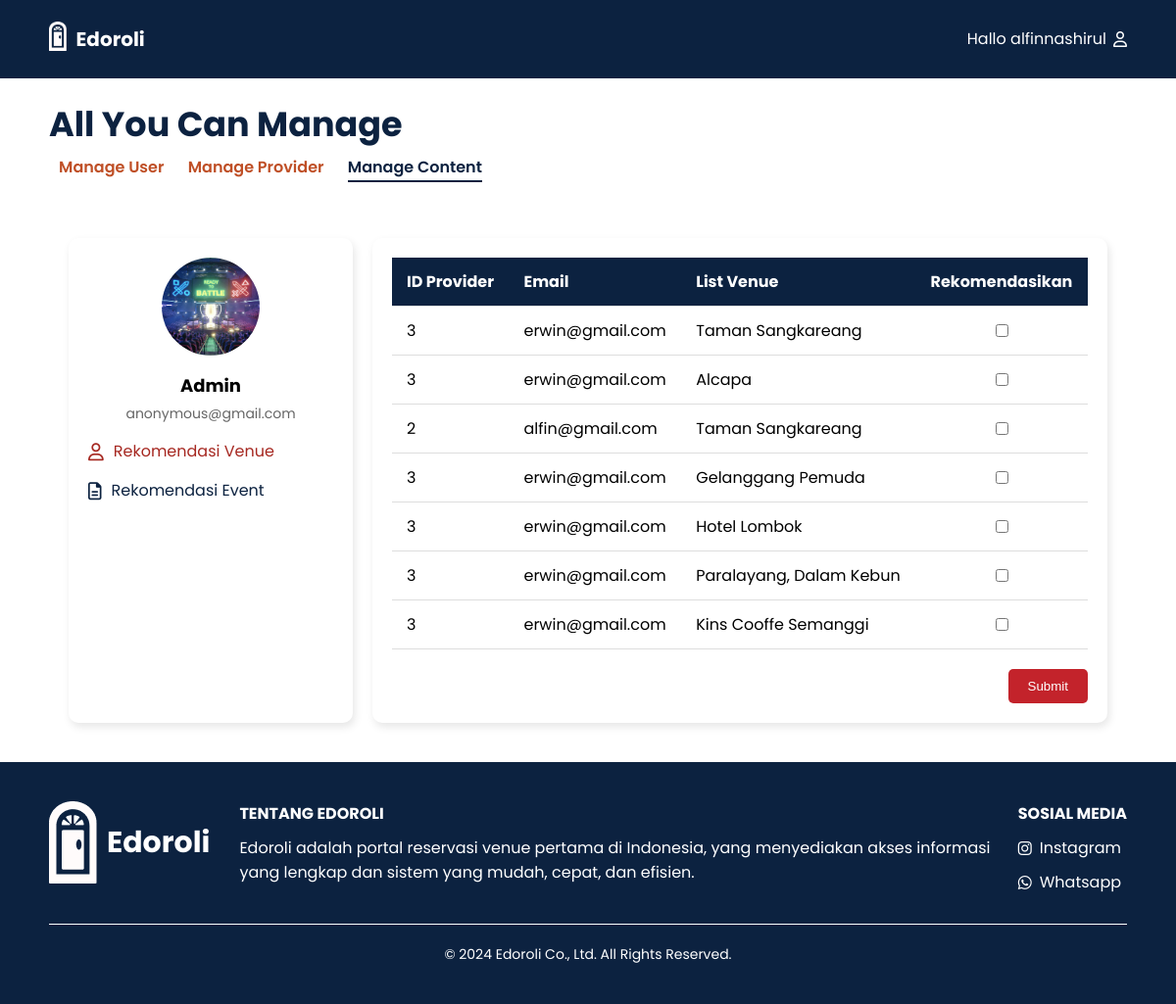
The page /Edorolli/Admin/content_venue.php (signed in) on the database its author committed.
### tables this page shows
CREATE TABLE `venue` (
  `id_venue` int(10) NOT NULL,
  `nama_venue` varchar(30) DEFAULT NULL,
  `deskripsi_fasilitas` text DEFAULT NULL,
  `alamat` varchar(255) DEFAULT NULL,
  `penanggung_jawab` varchar(30) DEFAULT NULL,
  `kapasitas` int(30) DEFAULT NULL,
  `harga` int(255) DEFAULT NULL,
  `kota` varchar(255) DEFAULT NULL,
  `gambar` text NOT NULL,
  `jenis_instansi` enum('Pemerintah','Swasta') DEFAULT NULL,
  `id_provider` int(10) DEFAULT NULL,
  `main_venue` tinyint(1) DEFAULT 0
);

CREATE TABLE `provider` (
  `id_provider` int(10) NOT NULL,
  `gmail` varchar(30) DEFAULT NULL,
  `username` varchar(30) DEFAULT NULL,
  `lembaga` varchar(200) NOT NULL,
  `password` varchar(255) DEFAULT NULL,
  `nomorhp` bigint(18) DEFAULT NULL,
  `alamat` varchar(255) DEFAULT NULL
);

### Edorolli/Admin/content_venue.php (the view, shortened to what this page needs)
    <?php
    $conn = connectDatabase();
    $sql = "SELECT provider.id_provider, provider.gmail, venue.nama_venue
            FROM venue
            INNER JOIN provider ON venue.id_provider = provider.id_provider";
    $result = $conn->query($sql);
    ?>
    <!DOCTYPE html>
    <html lang="en">
    <head>
    <link rel="stylesheet" href="https://cdnjs.cloudflare.com/ajax/libs/font-awesome/6.0.0-beta3/css/all.min.css" />
    <link rel="stylesheet" href="../css/manage_content.css" />
    <link rel="stylesheet" href="../css/footer.css" />
    </head>
    <body>
    <header>
    <div class="wrapper">
        <div class="logo-nama">
            <div class="logo"><img src="../image/logo.png" alt="Logo"></div>
            <div class="nama_website"><a href="#">Edoroli</a></div>
        </div>
        <div class="menu"><a href="user_manage.php?page=1">Hallo <?php echo $_SESSION['username']; ?><i class="far fa-user"></i></a></div>
    </div>
</header>
<nav class="main-title">
<h1>All You Can Manage</h1>
    <div class="nav-links">
        <a href="user_manage.php?page=1" class="nav-item" id="user">Manage User</a>
        <a href="prov_manage.php?page=1" class="nav-item" id="provider">Manage Provider</a>
        <a href="content_venue.php" class="nav-item active" id="content">Manage Content</a>
    </div>
</nav>
    <main>
    <div class="container">
        <div class="sidebar">
        <div class="profile-info">
            <img src="../image/MLBB.jpg" alt="Profile Picture" />
            <h3>Admin</h3>
            <p>anonymous@gmail.com</p>
        </div>
        <nav>
            <ul>
            <li class="active"><a href="content_venue.php"><i class="far fa-user"></i> Rekomendasi Venue</a></li>
            <li><a href="content_event.php"><i class="far fa-file-alt"></i> Rekomendasi Event</a></li>
            </ul>
        </nav>
        </div>
        <div class="content">
        <table>
            <thead>
            <tr>
                <th>ID Provider</th>
                <th>Email</th>
                <th>List Venue</th>
                <th>Rekomendasikan</th>
            </tr>
            </thead>
            <tbody>
            <?php
            if ($result->num_rows > 0) {
                while($row = $result->fetch_assoc()) {
                echo "<tr>";
                echo "<td>{$row['id_provider']}</td>";
                echo "<td>{$row['gmail']}</td>";
                echo "<td>{$row['nama_venue']}</td>";
                echo "<td><input type='checkbox' /></td>";
                echo "</tr>";
                }
            } else {
                echo "<tr><td colspan='4'>No events found</td></tr>";
            }
            ?>
            </tbody>
        </table>
        <div class="button-group">
                    <button type="submit" id="editBtn" class="edit-btn">Submit</button>
        </div>
        </div>
    </div>
    </main>
    <?php require_once '../php/footer.php'; ?>
    </body>
    </html>

### Edorolli/css/manage_content.css (style rules this page uses)
* { text-decoration: none; margin: 0px; padding: 0px; }
body { font-family: "Poppins", sans-serif; margin: 0; padding: 0; background-color: white; }
.wrapper { width: 1100px; margin: auto; align-items: center; }
.nama_website a { font-size: 20px; font-weight: bold; float: left; font-family: "Poppins"; color: #fff; }
.logo img { padding: 22px 10px 0px 0px; vertical-align: center; float: left; max-width: 50px; max-height: 30px; }
.menu { float: right; display: flex; align-items: center; margin-left: auto; }
.menu a { color: #fff; display: flex; align-items: center; }
.menu a i { margin-left: 7px; }
header { width: 100%; margin: auto; display: flex; line-height: 80px; position: sticky; top: 0px; background-color: #0c2240; z-index: 10; justify-content: space-between; align-items: center; }
.main-title { max-width: 1100px; margin: 20px auto; display: flex; flex-direction: column; }
.main-title h1 { font-size: 35px; color: #0c2240; margin-bottom: 5px; }
.main-title a { margin: 0 10px; color: #bf4f26; text-decoration: none; font-size: 18px solid; position: relative; font-weight: 600; }
.nav-item.active { color: #0c2240; }
.nav-item.active::after { content: ""; position: absolute; width: 100%; height: 2px; background-color: #0c2240; left: 0; bottom: -4px; }
main { max-width: 1100px; margin: auto; padding: 20px; box-sizing: border-box; }
.container { display: flex; margin: 20px auto; max-width: 1100px; gap: 20px; }
.sidebar { background-color: #fff; border-radius: 10px; box-shadow: 2px 4px 8px rgba(0.1, 0, 0, 0.1); padding: 20px; width: 250px; }
.profile-info { text-align: center; }
.profile-info img { width: 100px; height: 100px; border-radius: 50%; margin-bottom: 10px; }
.profile-info h3 { font-size: 18px; margin-bottom: 5px; }
.profile-info p { font-size: 14px; color: #666; }
.sidebar nav ul { list-style: none; padding: 0; }
.sidebar nav ul li { margin: 15px 0; }
.sidebar nav ul li a { color: #0c2240; font-size: 16px; display: flex; align-items: center; gap: 10px; }
.sidebar nav ul li a i { font-size: 18px; }
.sidebar nav ul li.active a { color: #a62821; }
.sidebar nav ul li.active a i { color: #a62821; }
.content { flex-grow: 1; background-color: #fff; border-radius: 10px; box-shadow: 2px 4px 8px rgba(0.1, 0, 0, 0.1); padding: 20px; }
table { width: 100%; border-collapse: collapse; }
table th, table td { padding: 12px 15px; border-bottom: 1px solid #ddd; }
table th { background-color: #0c2240; color: #fff; text-align: left; }
table td input[type="checkbox"] { margin: 0 auto; display: block; }
.button-group { display: block; gap: 10px; text-align: right; }
.edit-btn { background-color: #C3232B; color: #fff; padding: 10px 20px; border: none; border-radius: 5px; cursor: pointer; align-self: flex-end; margin-top: 20px; }

### rows shown on the page
venue: id_provider.id_provider "3", id_provider.gmail "erwin@gmail.com", nama_venue "Taman Sangkareang"
venue: id_provider.id_provider "3", id_provider.gmail "erwin@gmail.com", nama_venue "Alcapa"
venue: id_provider.id_provider "2", id_provider.gmail "alfin@gmail.com", nama_venue "Taman Sangkareang"
venue: id_provider.id_provider "3", id_provider.gmail "erwin@gmail.com", nama_venue "Gelanggang Pemuda"
venue: id_provider.id_provider "3", id_provider.gmail "erwin@gmail.com", nama_venue "Hotel Lombok"
venue: id_provider.id_provider "3", id_provider.gmail "erwin@gmail.com", nama_venue "Paralayang, Dalam Kebun"
venue: id_provider.id_provider "3", id_provider.gmail "erwin@gmail.com", nama_venue "Kins Cooffe Semanggi"

### other values the page prints
$_SESSION['username'] "alfinnashirul"
